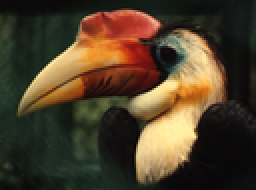
%> input picture LAB2/Scripts/Bird24b.bmp, 128 x 95 px, shrunk from 272 x 202 before the run (shown 2 times larger)
$ octave entrega2.m   (GNU Octave 9; MATLAB toolbox functions it lacks are replaced by stand-ins)
%> lines starting %> are read from the running program, lines starting %| are printed output that depends on the picture
### LAB2/Scripts/Nbins.m
function MyHistogram = Nbins(N,I)
[x y] = size(I);
MyHistogram = zeros([N 1]);
k = 256/N;

for i=1:x
    for j=1:y
        v = double(I(i,j));
        index = floor(v/k)+1;
        MyHistogram(index) = MyHistogram(index)+1;
    end
    bar(MyHistogram);
end

end

### LAB2/Scripts/entrega2.m
clc;
clear all;
Original = imread('Bird24b.bmp');
%> Original is the input picture: size 95x128x3 uint8; mean R, G, B 78, 63.1, 42.2
%Original = imread('TTGL.jpg');
I = rgb2gray(Original);
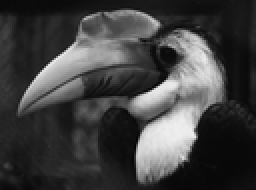
%> I: size 95x128 uint8 (shown 2 times larger); min 4, max 238, mean 65.1
N = 256;
count = Nbins(N,I);
%> the loop in Nbins, `for i=1:x` made 95 passes
%> pass 1, in Nbins, `bar(MyHistogram);`:
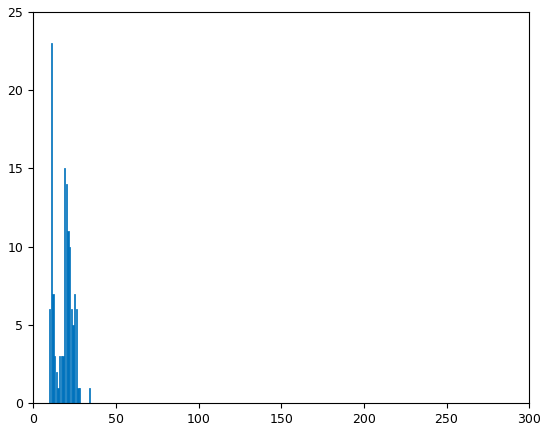
%> figure redrawn from the program's plot data; tallest bar 23 high, from x = 10.6 to 11.4
%> after the loop in Nbins, `for i=1:x`: MyHistogram = 256 values, max 368 at index 10, min 0 at index 1, mean 47.5
%> count has the same summary as MyHistogram in Nbins
%count = Nbins2(N,I);

[JJ,binloc] =imhist(I,N);
%> JJ has the same summary as MyHistogram in Nbins; binloc = 256 values from 0 to 255
figure;imhist(I,N);
%> after `imhist(I,N)`:
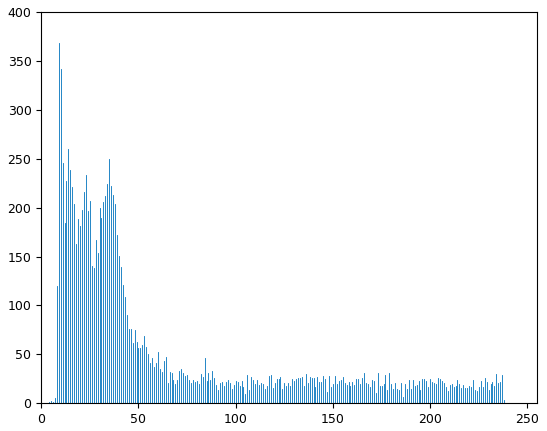
%> figure redrawn from the program's plot data; highest point at x = 9, y = 368
